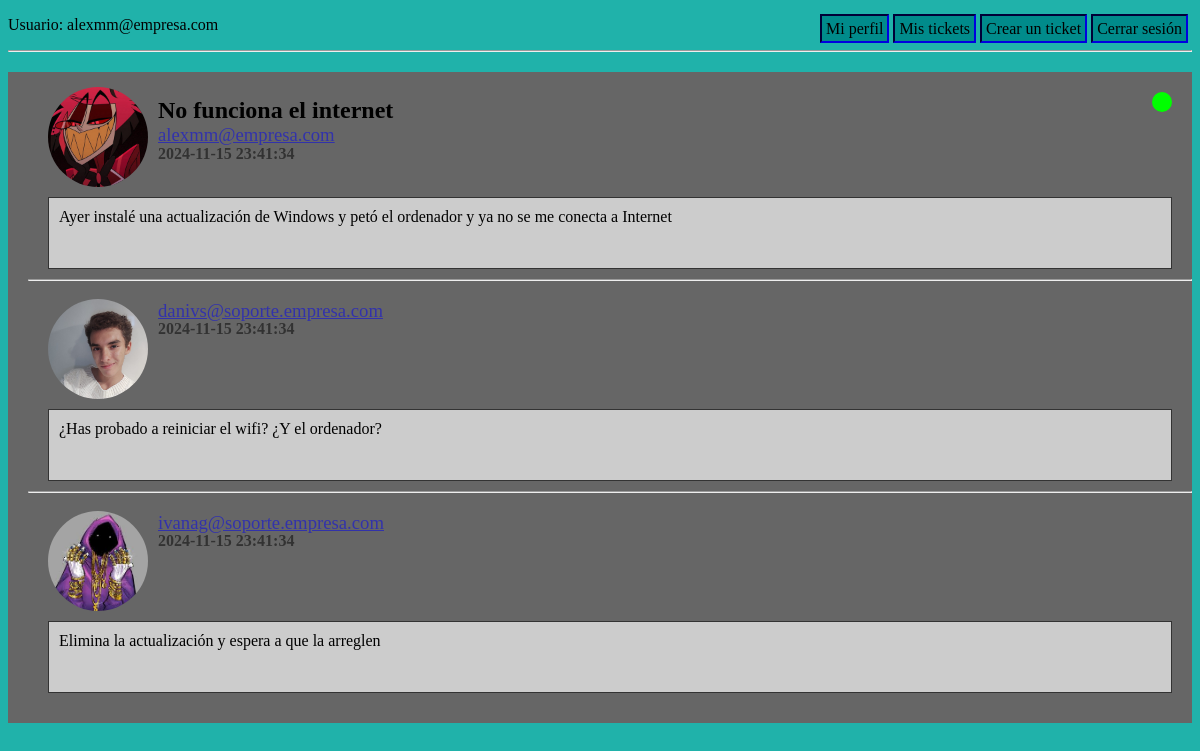
The app's page /ticket.php?id=1 (signed in) with its own data.
### tables this page shows
CREATE TABLE Ticket (
	idTicket INT(10) PRIMARY KEY AUTO_INCREMENT,
	email VARCHAR(255),
	priority INT(1),
	subject VARCHAR(255),
	state INT(1),
	messBody TEXT,
	attachment VARCHAR(100),
	sentDate TIMESTAMP DEFAULT CURRENT_TIMESTAMP,
	CONSTRAINT FOREIGN KEY(email) REFERENCES AppUser(email) ON DELETE CASCADE,
	CONSTRAINT FOREIGN KEY(priority) REFERENCES Priority(idPr),
	CONSTRAINT FOREIGN KEY(state) REFERENCES State(idState)
);

CREATE TABLE Answer (
	idAnswer INT(100) PRIMARY KEY AUTO_INCREMENT,
	idTicket INT(10),
	email VARCHAR(255),
	messBody TEXT,
	attachment VARCHAR(100),
	ansDate TIMESTAMP DEFAULT CURRENT_TIMESTAMP,
	CONSTRAINT FOREIGN KEY(email) REFERENCES AppUser(email) ON DELETE CASCADE,
	CONSTRAINT FOREIGN KEY(idTicket) REFERENCES Ticket(idTicket) ON DELETE CASCADE
);

### file_dir.php (called while the page is built)
<?php
$attach_directory = "./uploads/";
$profile_picture_directory = $attach_directory . "ProfilePictures/";

### func.php (the view, shortened to what this page needs)
<?php
function returnPPstring($name) {
    require "file_dir.php";
    if (file_exists($profile_picture_directory . $name . ".png")) {
        return      $profile_picture_directory . $name . ".png";
    } else {
        return $profile_picture_directory . "defaultPP.png";
    }
}
function printSVG($state) {
    switch ($state) {
        case '1':
            echo '<svg><circle r="10" cx="10" cy="10" fill="lime"/></svg>';
            break;
    }
}
function querryTickets(?int $id_ticket = -1) {
    require "conection.php";
    $bd = new PDO(
        "mysql:dbname=".$bd_config["bd_name"].";host=".$bd_config["ip"],
        $bd_config["user"],
        $bd_config["password"]
    );
    $select = 'SELECT * FROM ticket WHERE 1 = 1';
    if (0 <= $id_ticket) {
        $select = $select . ' AND idTicket =' . $id_ticket;
    }
    if ($_SESSION["rol"] != 1) {
        $select = $select . ' AND email LIKE "'. $_SESSION["email"].'"';
    }
    return $bd->query($select);
}
function printTicketParameters($subject, $messBody, $email, $state, $sentDate, ?int $id_ticket = -1, ?string $attachment_name = "") {
    require "file_dir.php";
    echo '<a href="profile.php?email='. $email .'"> <img src="' . returnPPstring($email) . '" alt="foto de perfil"></a>';
    if ($subject != "") {
        echo "<h2>";
        echo $subject;
        echo "</h2>";
    }
    ?>
    <h3> <a href=<?="profile.php?email=$email" ?>><?= $email ?> </a></h3>
    <h4> <?= $sentDate ?> </h4>
    <?php    printSVG($state); ?>
    <div> <?= nl2br($messBody)?></div>
    <?php
}

### ticket.php (shortened to what this page needs)
<!DOCTYPE html>
<html lang="en">
<head>
    <link rel="stylesheet" href="css/ticket.css">
</head>
<?php require_once "header.php"; ?>
<body>
    <?php
        require_once "conection.php";
        require_once "func.php";
        $tickets = querryTickets($_GET["id"]);
        if($tickets->rowCount() <= 0){
            echo "<p id='not-found-message'> No existe ese ticket </p>";
        }else {
            echo    '<div class="ticket">';
            foreach ($tickets as $ticket) {
                printTicketParameters($ticket["subject"], $ticket["messBody"], $ticket["email"], $ticket["state"], $ticket["sentDate"], -1, $ticket["attachment"]);
                $bd = new PDO(
                    "mysql:dbname=".$bd_config["bd_name"].";host=".$bd_config["ip"],
                    $bd_config["user"],
                    $bd_config["password"]
                );
                $select = 'SELECT email, messBody, ansDate, attachment FROM answer WHERE idTicket =' . $_GET["id"];
                $respuestas = $bd->query($select);
                foreach ($respuestas as $respuesta) {
                    echo '<hr>';
                }
                ?>
                <?php
            }
            echo    '</div>';
        }
    ?>
</body>
</html>

### css/ticket.css (style rules this page uses)
body { background-color: #333; }
.ticket { background-color: #666; padding: 5px 0px 20px 20px; margin: 20px 0px; position: relative; }
.ticket h2 { margin-left: 5px; }
.ticket h3 { margin-left: 5px; font-weight: normal; opacity: 0.5; }
.ticket h2+h3 { margin-top: -20px; }
.ticket h4 { margin-top: -20px; margin-left: 5px; opacity: 0.5; }
.ticket svg { color: #ccc; width: 20px; height: 20px; position: absolute; top: 20px; right: 20px; }
.ticket div { background-color: #ccc; border: #333 solid 1px; min-height: 50px; padding: 10px; margin: 10px 20px; clear: both; }
.ticket > a { margin: 10px 20px; }
.ticket a:has(img) { width: 100px; height: 100px; float: left; margin-right: 10px; }
.ticket img { width: 100px; height: 100px; border-radius: 50px; object-fit: cover; }

### css/header.css (style rules this page uses)
body { background-color: lightseagreen; }

### records on screen
ticket: email (picture), subject "No funciona el internet", email "alexmm@empresa.com", sentDate "2024-11-15 23:41:34", messBody "Ayer instalé una actualización de Windows y petó el ordenador y ya no se me conecta a Internet"
answer: email (picture), email "danivs@soporte.empresa.com", ansDate "2024-11-15 23:41:34", messBody "¿Has probado a reiniciar el wifi? ¿Y el ordenador?"
answer: email (picture), email "ivanag@soporte.empresa.com", ansDate "2024-11-15 23:41:34", messBody "Elimina la actualización y espera a que la arreglen"

### other values on screen
$_SESSION['email'] "alexmm@empresa.com"
